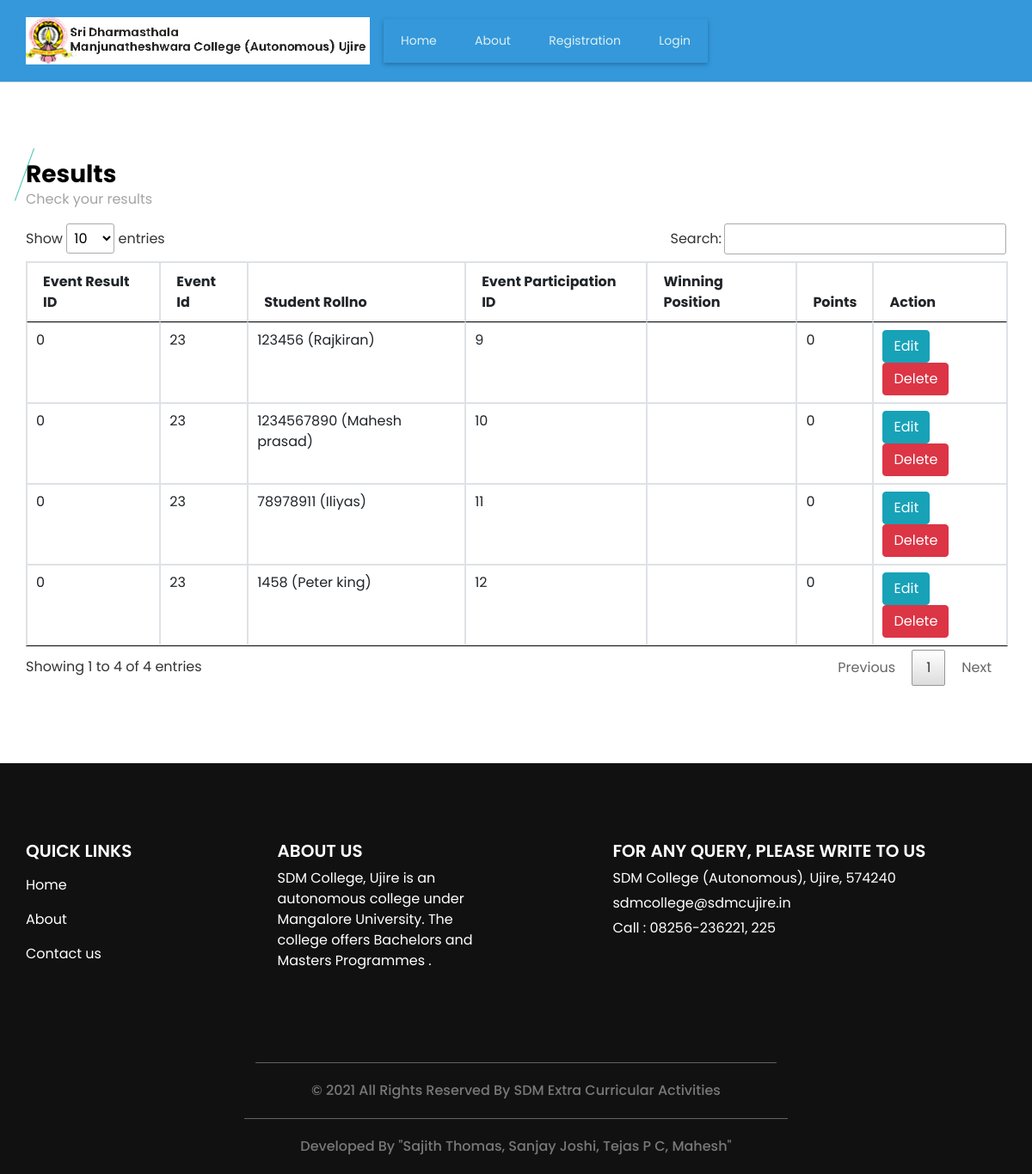
The page /view_event_result_status.php on the database as committed earlier.
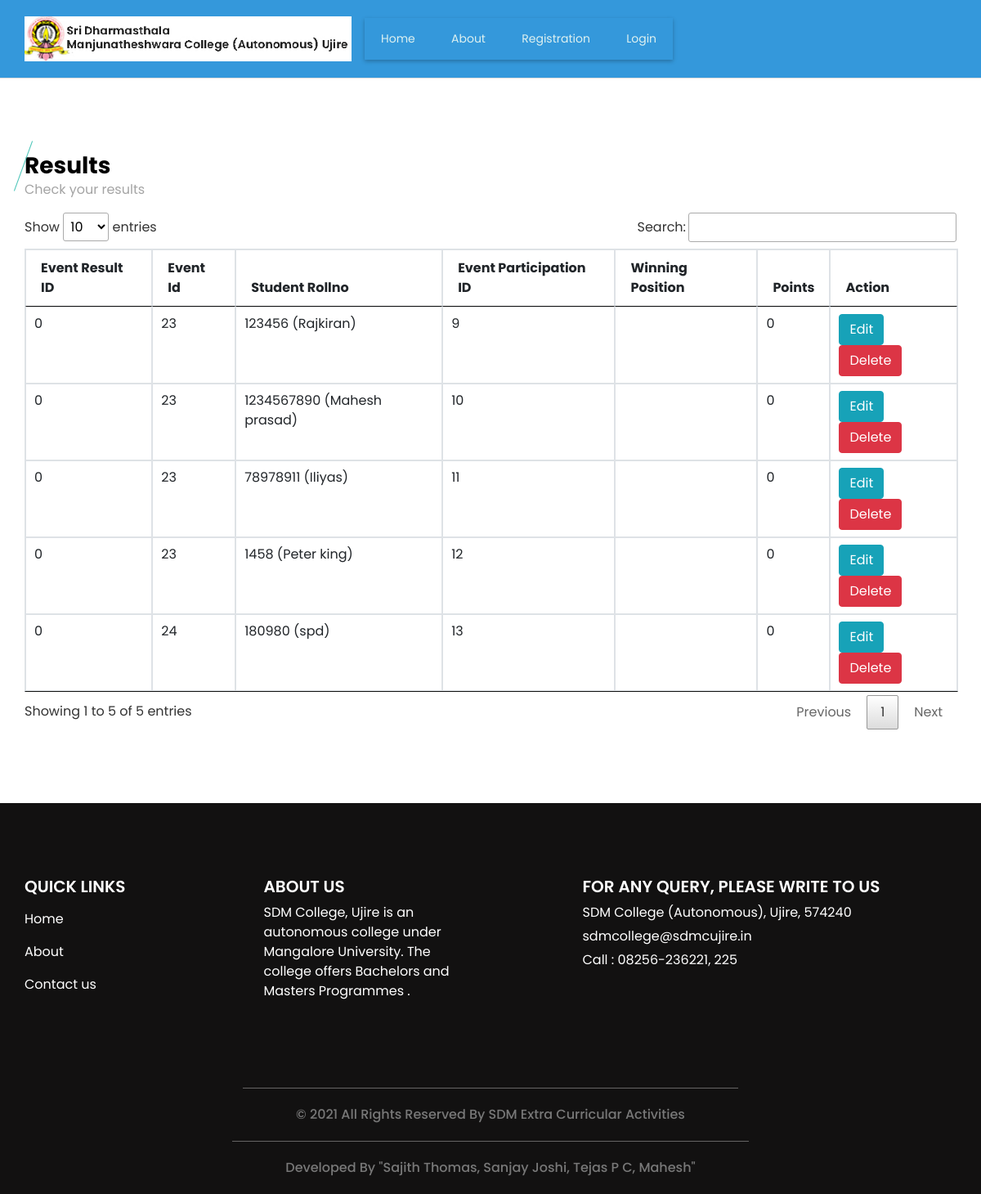
The same page on the database as committed later.
### tables this page shows
CREATE TABLE `event_result_status` (
  `result_status_id` int(11) NOT NULL,
  `event_result_id` int(11) NOT NULL,
  `event_id` int(11) NOT NULL,
  `student_id` int(11) NOT NULL,
  `event_participation_id` int(11) NOT NULL,
  `winning_position` varchar(25) NOT NULL,
  `point` int(11) NOT NULL,
  `event_participation_type` varchar(25) NOT NULL,
  `team` varchar(25) NOT NULL,
  `attend_status` varchar(15) NOT NULL COMMENT 'Present or Absent or Suspended'
);

CREATE TABLE `student` (
  `student_id` int(11) NOT NULL,
  `student_name` varchar(30) NOT NULL,
  `course_id` int(11) NOT NULL,
  `student_rollno` varchar(10) NOT NULL,
  `student_password` varchar(300) NOT NULL,
  `st_class` varchar(20) NOT NULL,
  `student_image` varchar(300) NOT NULL,
  `gender` varchar(10) NOT NULL,
  `dob` date NOT NULL,
  `language` varchar(25) NOT NULL,
  `elective_paper` varchar(20) NOT NULL,
  `extension_activities` varchar(50) NOT NULL,
  `student_status` varchar(10) NOT NULL
);

### view_event_result_status.php (the view, shortened to what this page needs)
<?php
include("header.php");
?>
  <section class="event_section layout_padding">
    <div class="container">
      <div class="heading_container">
        <h3>
         Results
        </h3>
        <p>
         Check your results
        </p>
      </div>
      <div class="event_container">
        <div class="">
<table id="datatableplugin" class="table table-bordered">
<thead>
		<tr>
			<th>Event Result ID</th>
			<th>Event Id</th>
			<th>Student Rollno</th>
			<th>Event Participation ID</th>
			<th>Winning Position</th>
			<th>Points</th>
			<th>Action</th>
		</tr>
	</thead>
	<tbody>
		<?php
		$sqlview = "SELECT event_result_status.*,student.student_rollno,student.student_name FROM  event_result_status LEFT JOIN student ON event_result_status.student_id=student.student_id";
		$qsqlview = mysqli_query($con,$sqlview);
		while($rsview = mysqli_fetch_array($qsqlview))
		{
			echo "<tr>
				<td>$rsview[event_result_id]</td>
				<td>$rsview[event_id]</td>
				<td>$rsview[student_rollno] ($rsview[student_name])</td>
				<td>$rsview[event_participation_id]</td>
				<td>$rsview[winning_position]</td>
				<td>$rsview[point]</td>
				<td>
				<a href='event_result_status.php?editid=$rsview[result_status_id]' class='btn btn-info'>Edit</a>
				<a href='view_event_result_status.php?delid=$rsview[result_status_id]' class='btn btn-danger' onclick='return confirmdel()' >Delete</a>
			</tr>";
		}
		?>
	</tbody>
</table>
        </div>
      </div>
    </div>
  </section>
<?php
include("footer.php");
?>

Rows that differ between the two databases and show on the page:
added event_result_status: event_result "0", event "24", student.student_rollno "180980", student.student_name "spd", event_participation "13", point "0"
Other text that changed with them:
text written by a page script: "Show entries Search: Showing 1 to 4 of 4 entries Previous 1 Next" → "Show entries Search: Showing 1 to 5 of 5 entries Previous 1 Next"
